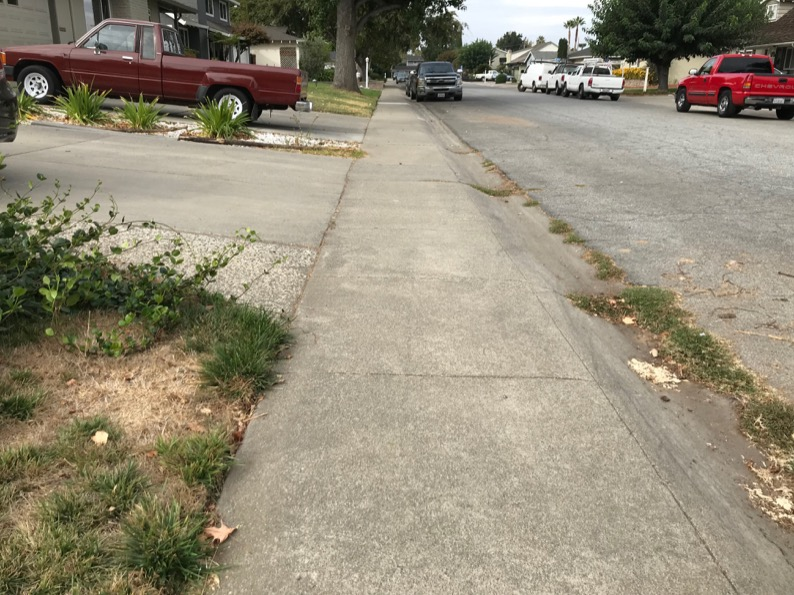
#> input picture python/Sidewalk/IMG_7551.JPG, 794 x 595 px; its folder holds only this picture in this run
$ jupyter execute Scratch.ipynb
#> lines starting #> are read from the running program, lines starting #| are printed output that depends on the picture
[cell 1]
import glob
import sys
from scipy import ndimage
from PIL import Image
import os, os.path
import numpy as np
import cv2
import math
import random
import matplotlib.pyplot as plt

[cell 2]
# Import images
image_list = []
image_data = []
for filename in glob.glob('Sidewalk/*.JPG'):
    im=Image.open(filename)
#> im is the input picture: PIL image 794x595 RGB; mean R, G, B 147.7, 139.7, 120
    imcv=cv2.imread(filename)
    image_list.append(imcv)
    image_data.append(list(im.getdata()));

[cell 3]
# color regions
HSV_data = []
for image in image_list:
    HSV = cv2.cvtColor(image, cv2.COLOR_RGB2HSV)
    HSV_data.append(HSV)
#> this loop made 1 pass
#> after the loop, HSV_data = 1 item
# [5 lines of commented-out code are left out]

HSV would be helpful for distinguishing between the road, sidewalk, and other areas, so we'll continue with that when it comes to making a mask.

Let's continue by blurring the image to see if that helps define the lines between the road and sidewalk. Almost seems counterintuitive.

[cell 4]
median_data = []

for image in image_list:
    BLUR = cv2.GaussianBlur(image, (3, 3), 0)
    MEDIAN = cv2.medianBlur(image,5)
#     MEDIAN = cv2.medianBlur(MEDIAN,5)
    median_data.append(MEDIAN)
#> after the loop, median_data = 1 item
#     cv2.imshow("Blurred", BLUR)
#     cv2.imshow("Median", MEDIAN)
#     cv2.waitKey(0)

Blurring the image seems to do the trick. It keeps the colors the same while reducing noise. This lets us eliminate the moss on the sidewalk and keeps the lines remain well defined.

One possible problem would be a clean sidewalk with the sun directly overhead. This would result in the sidewalk lines dissapearing. The road-sidewalk distinction would remain the same.

At this point we've got our data. Let's try gray scale on this to see what happens.

[cell 5]
# [4 lines of commented-out code are left out]

Not much unfortunately. At this point, let's try eliminating all non gray colors.

First begin by defining the range of colors.

[cell 6]
# [19 lines left out: functions select_sidewalk, select_sidewalk_dynamically, not called in this run]

... and test it out on a single image.

[cell 7]
# [5 lines of commented-out code are left out]

It appears to work! But there are some gaps where the sidewalk is dirty, or it's too far and increases in saturation (warmth at vanishing points something something).

So let's go ahead and use the blurred image, change the color space, and apply the filter.

[cell 8]
# [8 lines of commented-out code are left out]

This looks great. The sidewalk and road are selected, with more of the sidewalk being selected than the road. Let's do this dynamically by selecting a ROI (region of interest) in the bottom-middle of the image. We'll extract the color ranges and then interpolate an HSV color range for the filter.

First up, capturing the ROI:

[cell 9]
# [9 lines of commented-out code are left out]

Now let's determine the HSV color ranges using a rudimentary min/max function on the color ranges:

[cell 10]
# lower = np.array([im1[:,:,0].min(), im1[:,:,1].min(), im1[:,:,2].min()])
# upper = np.array([im1[:,:,0].max(), im1[:,:,1].max(), im1[:,:,2].max()])
# print(lower, upper)

And now test it to filter the blurred sidewalk image:

[cell 11]
# [6 lines of commented-out code are left out]

Definitely an improvement, but there are some issues...

1. If there's some debris in the ROI, it's anyones guess what's going to be selected.
    1. Debris can be grass, leaves, anything.
2. If the ROI is not directly on the sidewalk something else is going to be selected.
    1. An example of this would be a curve, or a tree planted on the sidewalk.
    2. In such a scenario a larger color range is allowed.

Solutions are needed for each issue.

1. Use statistics to eliminate the debris. A leaf or debris will show up as an outlier in the image dataset, and can be eliminated. Currently, only min/max is being used. That's a rudimentary algorithm at best.
2. Use legacy data, or train the robot to only search for specific colors.
    1. We don't want to travel on dirt, so don't look for brown.
    2. Same for grass.
    3. Possibly make the algorithm more robust by allowing specific colors for initial detection, then extend once a possible path has been found.

For now, let's try to apply edge detection.

[cell 12]
# [23 lines left out: function color_fill, not called in this run]

[cell 13]
# [34 lines of commented-out code are left out]

[cell 14]
# https://github.com/SZanlongo/vanishing-point-detection/blob/master/src/VanishingPoint.py

# Perform edge detection
def hough_transform(img):
    gray = cv2.cvtColor(img, cv2.COLOR_BGR2GRAY)  # Convert image to grayscale

    kernel = np.ones((15, 15), np.uint8)
    opening = cv2.morphologyEx(gray, cv2.MORPH_OPEN, kernel)  # Open (erode, then dilate)
    # cv2.imwrite('../pictures/output/opening.jpg', opening)

    edges = cv2.Canny(opening, 50, 150, apertureSize=3)  # Canny edge detection

    lines = cv2.HoughLines(edges,1,np.pi/180,75,150)
    hough_lines = []

    a,b,c = lines.shape
    for i in range(a):
        rho = lines[i][0][0]
        theta = lines[i][0][1]
        a = math.cos(theta)
        b = math.sin(theta)
        x0, y0 = a*rho, b*rho
        pt1 = ( int(x0+1000*(-b)), int(y0+1000*(a)) )
        pt2 = ( int(x0-1000*(-b)), int(y0-1000*(a)) )
        cv2.line(image, pt1, pt2, (0, 0, 255), 2, cv2.LINE_AA)
        hough_lines.append((pt1, pt2))

    lines = cv2.HoughLines(edges, 1, np.pi / 180, 200)  # Hough line detection
    return hough_lines


# Random sampling of lines
def sample_lines(lines, size):
    if size > len(lines):
        size = len(lines)
    return random.sample(lines, size)


def det(a, b):
    return a[0] * b[1] - a[1] * b[0]


# Find intersection point of two lines (not segments!)
def line_intersection(line1, line2):
    x_diff = (line1[0][0] - line1[1][0], line2[0][0] - line2[1][0])
    y_diff = (line1[0][1] - line1[1][1], line2[0][1] - line2[1][1])

    div = det(x_diff, y_diff)
    if div == 0:
        return None  # Lines don't cross

    d = (det(*line1), det(*line2))
    x = det(d, x_diff) / div
    y = det(d, y_diff) / div

    return x, y


# Find intersections between multiple lines (not line segments!)
def find_intersections(lines, img):
    intersections = []
    for i in range(len(lines)):
        line1 = lines[i]
        for j in range(i + 1, len(lines)):
            line2 = lines[j]

            if not line1 == line2:
                intersection = line_intersection(line1, line2)
                if intersection:  # If lines cross, then add
                    # Don't include intersections that happen off-image
                    # Seems to cost more time than it saves
                    # if not (intersection[0] < 0 or intersection[0] > img.shape[1] or
                    #                 intersection[1] < 0 or intersection[1] > img.shape[0]):
                    # print 'adding', intersection[0],intersection[1],img.shape[1],img.shape[0]
                    intersections.append(intersection)

    return intersections


# Given intersections, find the grid where most intersections occur and treat as vanishing point
def find_vanishing_point(img, grid_size, intersections):
    # Image dimensions
    image_height = img.shape[0]
    image_width = img.shape[1]

    # Grid dimensions
    grid_rows = (image_height // grid_size) + 1
    grid_columns = (image_width // grid_size) + 1

    # Current cell with most intersection points
    max_intersections = 0
    best_cell = None

    for i in range(grid_rows):
        for j in range(grid_columns):
            cell_left = i * grid_size
            cell_right = (i + 1) * grid_size
            cell_bottom = j * grid_size
            cell_top = (j + 1) * grid_size
            cv2.rectangle(img, (cell_left, cell_bottom), (cell_right, cell_top), (0, 0, 255), 10)

            current_intersections = 0  # Number of intersections in the current cell
            for x, y in intersections:
                if cell_left < x < cell_right and cell_bottom < y < cell_top:
                    current_intersections += 1

            # Current cell has more intersections that previous cell (better)
            if current_intersections > max_intersections:
                max_intersections = current_intersections
                best_cell = ((cell_left + cell_right) / 2, (cell_bottom + cell_top) / 2)

    if not best_cell == [None, None]:
        rx1 = best_cell[0] - grid_size / 2
        ry1 = best_cell[1] - grid_size / 2
        rx2 = best_cell[0] + grid_size / 2
        ry2 = best_cell[1] + grid_size / 2
        cv2.rectangle(img, ( int(rx1), int(ry1)), (int(rx2), int(ry2)), (0, 255, 0), 10)
        # cv2.imwrite('../pictures/output/center.jpg', img)

    return best_cell

[cell 15]
# https://github.com/SZanlongo/vanishing-point-detection/blob/master/src/Testing.py
for img in median_data:
    hough_lines = hough_transform(img)
    if hough_lines:
        random_sample = sample_lines(hough_lines, 100)
        intersections = find_intersections(random_sample, img)
        if intersections:
            grid_size = min(img.shape[0], img.shape[1]) // 9
            vanishing_point = find_vanishing_point(img, grid_size, intersections)
            cv2.imshow("Image", img)
            cv2.waitKey(0)
#> this loop made 1 pass
#> (c in hough_transform, size in sample_lines) on pass 1: (2, 60)
#> pass 1, in hough_transform, `gray = cv2.cvtColor(img, cv2.COLOR_BGR2GRAY)`:
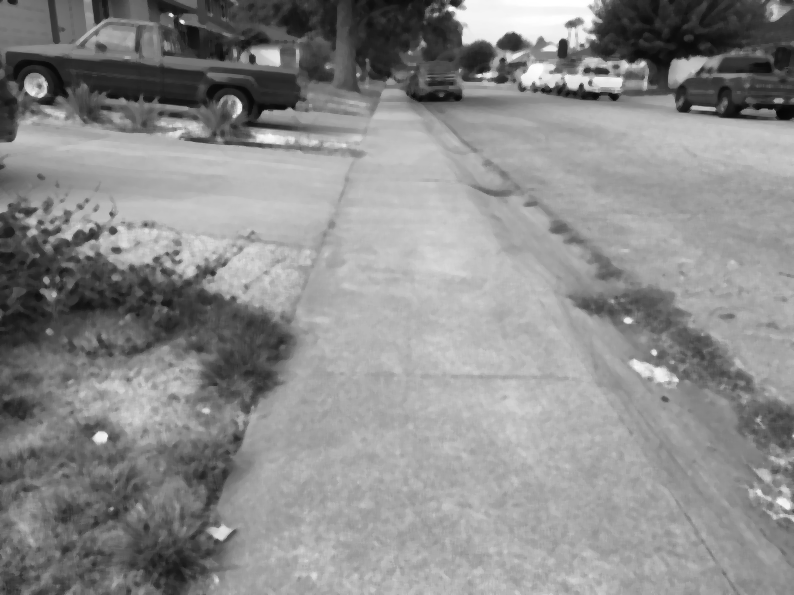
#> gray: shape (595, 794); min 6, max 255, mean 139.5
#> pass 1, in hough_transform, `opening = cv2.morphologyEx(gray, cv2.MORPH_OPEN, kernel)`:
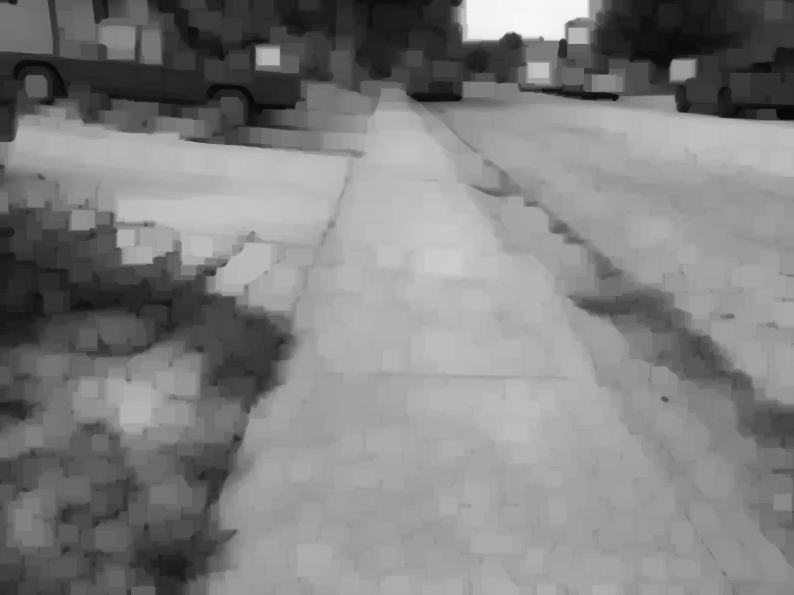
#> opening: shape (595, 794); min 6, max 246, mean 128.9
#> pass 1, in hough_transform, `edges = cv2.Canny(opening, 50, 150, apertureSize=3)`:
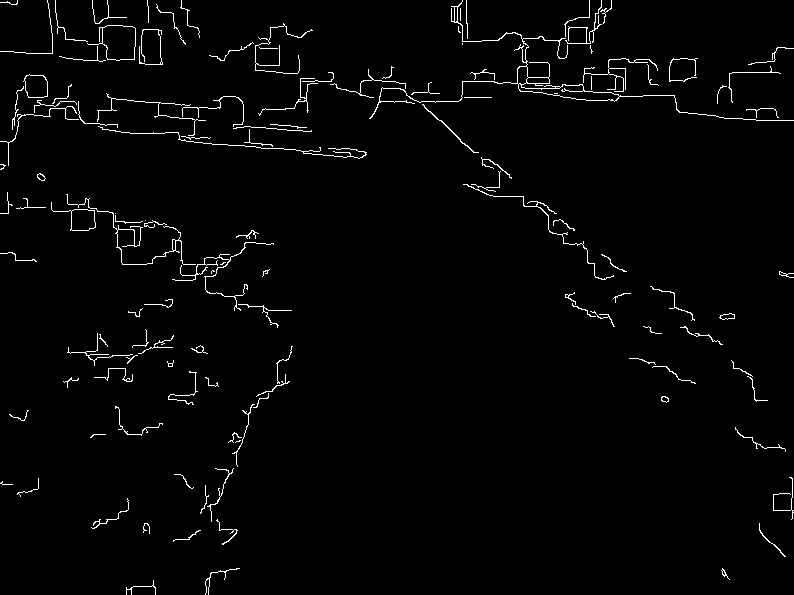
#> edges: shape (595, 794); 2% white in thin lines or dots
#> pass 1, `cv2.imshow("Image", img)`:
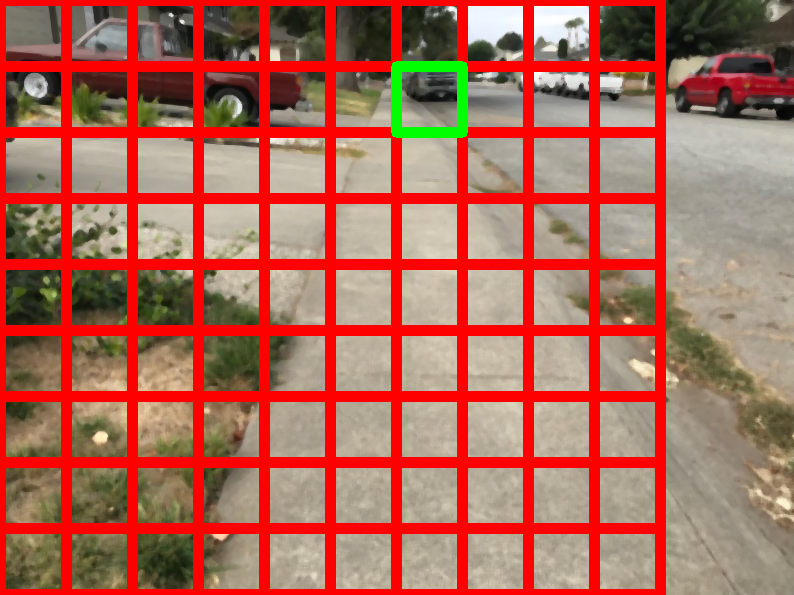
#> window 'Image': shape (595, 794, 3); mean B, G, R 88.2, 104.1, 174

$ run again, on python/Sidewalk/IMG_7558.JPG
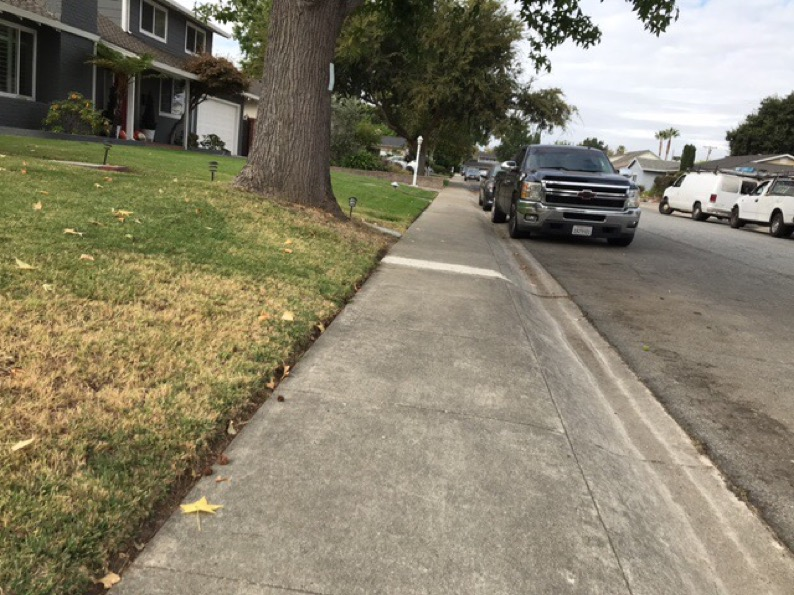
#> input picture python/Sidewalk/IMG_7558.JPG, 794 x 595 px
#> im is the input picture: PIL image 794x595 RGB; mean R, G, B 134.9, 128.4, 107.5
#> the loop `for image in image_list:` made 1 pass
#> after the loop `for image in image_list:`: HSV_data = 1 item
#> the loop `for img in median_data:` made 1 pass
#> (c in hough_transform, size in sample_lines) on pass 1: (2, 39)
#> pass 1, in hough_transform, `edges = cv2.Canny(opening, 50, 150, apertureSize=3)`:
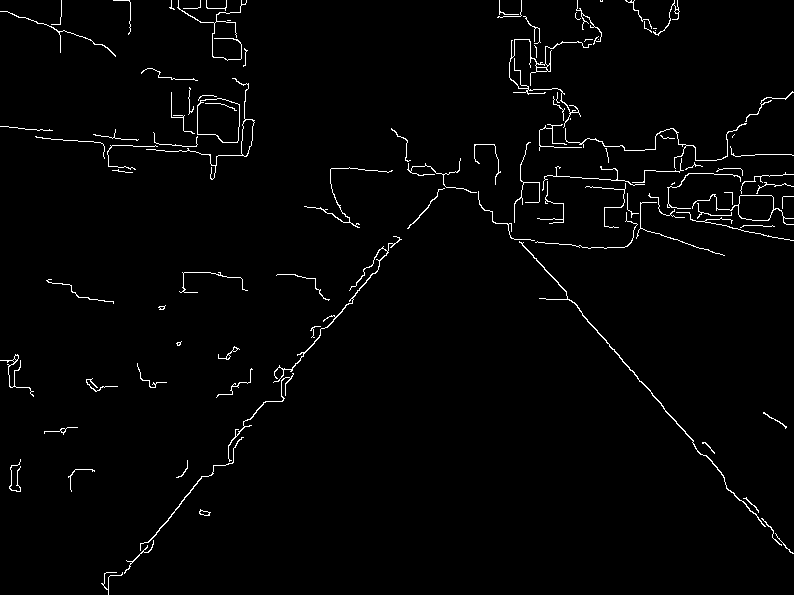
#> edges: shape (595, 794); 1.8% white in thin lines or dots
#> pass 1, `cv2.imshow("Image", img)`:
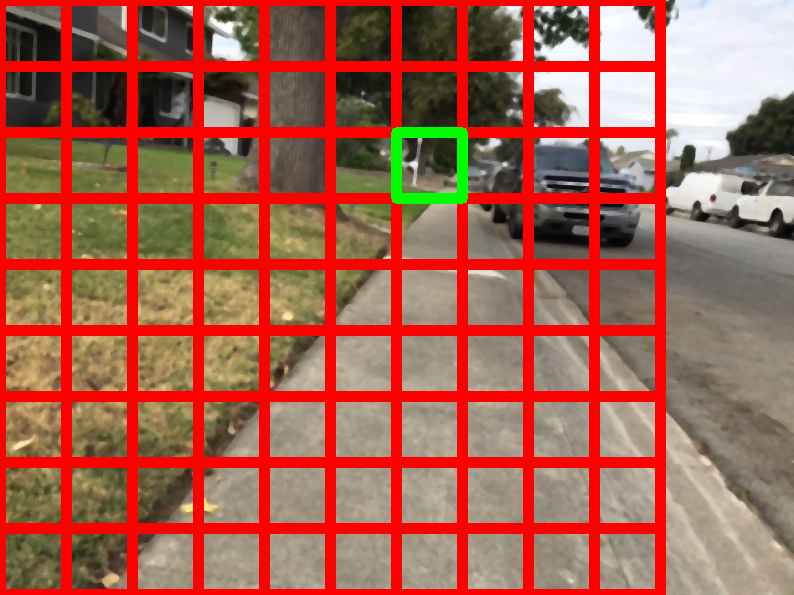
#> window 'Image': shape (595, 794, 3); mean B, G, R 80.5, 96.9, 165.5

$ run again, on python/Sidewalk/IMG_7559.JPG
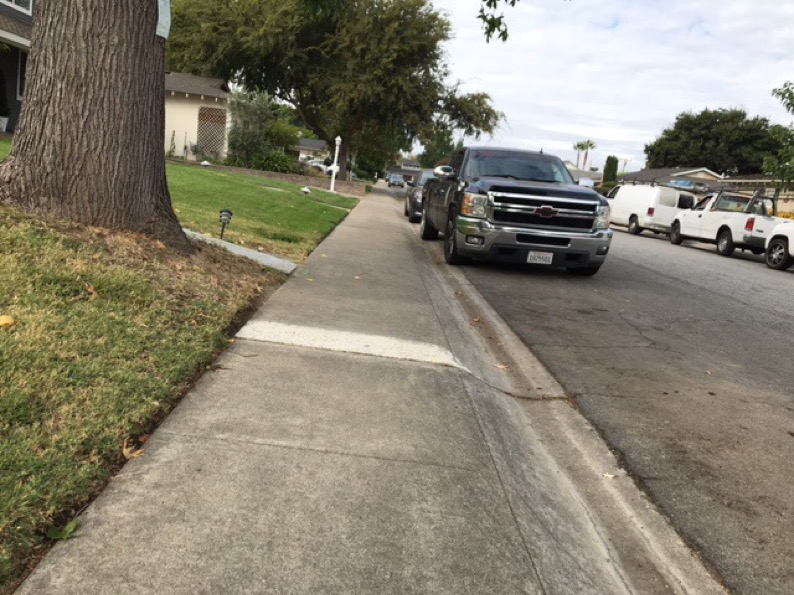
#> input picture python/Sidewalk/IMG_7559.JPG, 794 x 595 px
#> im is the input picture: PIL image 794x595 RGB; mean R, G, B 133.4, 127.6, 111.5
#> the loop `for image in image_list:` made 1 pass
#> after the loop `for image in image_list:`: HSV_data = 1 item
#> the loop `for img in median_data:` made 1 pass
#> (c in hough_transform, size in sample_lines) on pass 1: (2, 40)
#> pass 1, in hough_transform, `edges = cv2.Canny(opening, 50, 150, apertureSize=3)`:
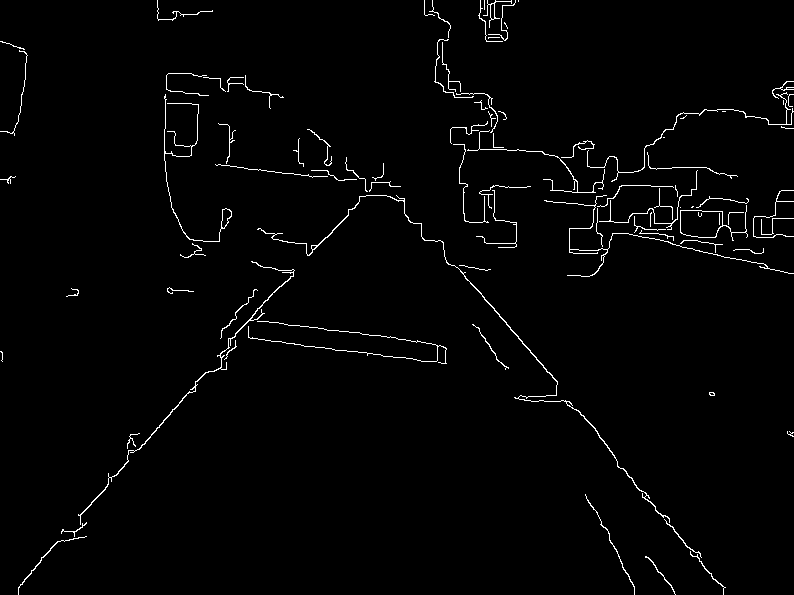
#> edges: shape (595, 794); 1.7% white in thin lines or dots
#> pass 1, `cv2.imshow("Image", img)`:
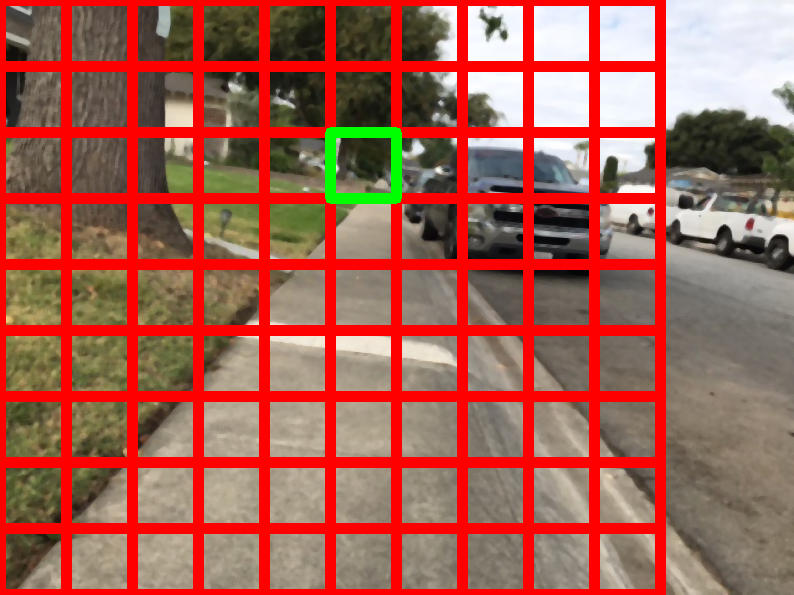
#> window 'Image': shape (595, 794, 3); mean B, G, R 82.7, 95.8, 163.9
